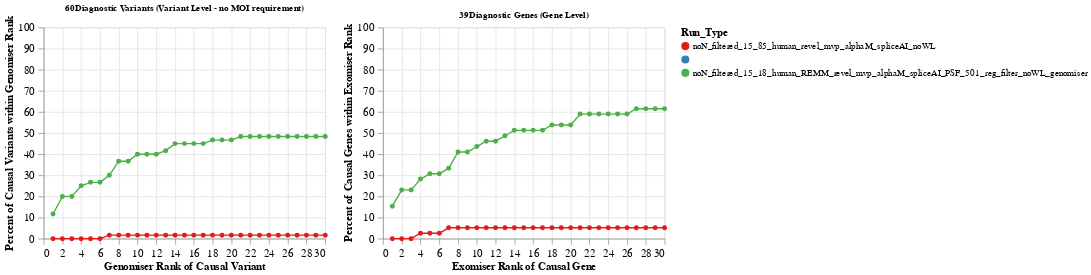

Notebook code cell kept with this figure:
### Code cell
alt.hconcat(variant_level,gene_level ).configure_axis(
    labelFontSize=15,
    labelPadding= 5,
    tickSize=8,
    titleFontSize=15,
    labelFont='arial',
    titleFont='arial',
    labelLimit=0
    ).configure_legend(
        labelLimit=0,labelFontSize=13, titleFontSize=15, labelFont='arial', titleFont='arial')

### Figure 1 — Vega-Lite specification as saved in the notebook (floating-point values rounded to 4 significant figures)
{"config": {"view": {"continuousWidth": 300, "continuousHeight": 300}, "axis": {"labelFont": "arial", "labelFontSize": 15, "labelLimit": 0, "labelPadding": 5, "tickSize": 8, "titleFont": "arial", "titleFontSize": 15}, "legend": {"labelFont": "arial", "labelFontSize": 13, "labelLimit": 0, "titleFont": "arial", "titleFontSize": 15}}, "hconcat": [{"data": {"name": "data-04b7d01d7ebf296f3062f7b348ae2349"}, "mark": {"type": "line", "point": {"size": 50}}, "encoding": {"color": {"field": "Run_Type", "scale": {"domain": ["noN_filtered_15_85_human_revel_mvp_alphaM_spliceAI_noWL", "", "", "noN_filtered_15_18_human_REMM_revel_mvp_alphaM_spliceAI_PSF_501_reg_filter_noWL_genomiser"], "scheme": "set1"}, "sort": ["noN_filtered_15_85_human_revel_mvp_alphaM_spliceAI_noWL", "", "", "noN_filtered_15_18_human_REMM_revel_mvp_alphaM_spliceAI_PSF_501_reg_filter_noWL_genomiser"], "type": "nominal"}, "tooltip": [{"field": "Rank", "type": "quantitative"}, {"field": "Percent_Variants", "type": "quantitative"}, {"field": "Run_Type", "type": "nominal"}], "x": {"field": "Rank", "title": "Genomiser Rank of Causal Variant", "type": "quantitative"}, "y": {"field": "Percent_Variants", "scale": {"domain": [0, 100]}, "title": "Percent of Causal Variants within Genomiser Rank", "type": "quantitative"}}, "height": 300, "title": "60Diagnostic Variants (Variant Level - no MOI requirement)", "width": 400}, {"data": {"name": "data-d5e31e4639f7e2565018e4af4e4faadc"}, "mark": {"type": "line", "point": {"size": 50}}, "encoding": {"color": {"field": "Run_Type", "scale": {"domain": ["noN_filtered_15_85_human_revel_mvp_alphaM_spliceAI_noWL", "", "", "noN_filtered_15_18_human_REMM_revel_mvp_alphaM_spliceAI_PSF_501_reg_filter_noWL_genomiser"], "scheme": "set1"}, "sort": ["noN_filtered_15_85_human_revel_mvp_alphaM_spliceAI_noWL", "", "", "noN_filtered_15_18_human_REMM_revel_mvp_alphaM_spliceAI_PSF_501_reg_filter_noWL_genomiser"], "type": "nominal"}, "tooltip": [{"field": "Rank", "type": "quantitative"}, {"field": "Percent_Variants", "type": "quantitative"}, {"field": "Run_Type", "type": "nominal"}], "x": {"field": "Rank", "title": "Exomiser Rank of Causal Gene", "type": "quantitative"}, "y": {"field": "Percent_Variants", "scale": {"domain": [0, 100]}, "title": "Percent of Causal Genes within Exomiser Rank", "type": "quantitative"}}, "height": 300, "title": "39Diagnostic Genes (Gene Level)", "width": 400}], "$schema": "https://vega.github.io/schema/vega-lite/v5.17.0.json", "datasets": {"data-04b7d01d7ebf296f3062f7b348ae2349": [{"Rank": 1, "NumPatients": 7, "Percent_Variants": 11.67, "Run_Type": "noN_filtered_15_18_human_REMM_revel_mvp_alphaM_spliceAI_PSF_501_reg_filter_noWL_genomiser"}, {"Rank": 2, "NumPatients": 12, "Percent_Variants": 20.0, "Run_Type": "noN_filtered_15_18_human_REMM_revel_mvp_alphaM_spliceAI_PSF_501_reg_filter_noWL_genomiser"}, {"Rank": 3, "NumPatients": 12, "Percent_Variants": 20.0, "Run_Type": "noN_filtered_15_18_human_REMM_revel_mvp_alphaM_spliceAI_PSF_501_reg_filter_noWL_genomiser"}, {"Rank": 4, "NumPatients": 15, "Percent_Variants": 25.0, "Run_Type": "noN_filtered_15_18_human_REMM_revel_mvp_alphaM_spliceAI_PSF_501_reg_filter_noWL_genomiser"}, {"Rank": 5, "NumPatients": 16, "Percent_Variants": 26.67, "Run_Type": "noN_filtered_15_18_human_REMM_revel_mvp_alphaM_spliceAI_PSF_501_reg_filter_noWL_genomiser"}, {"Rank": 6, "NumPatients": 16, "Percent_Variants": 26.67, "Run_Type": "noN_filtered_15_18_human_REMM_revel_mvp_alphaM_spliceAI_PSF_501_reg_filter_noWL_genomiser"}, {"Rank": 7, "NumPatients": 18, "Percent_Variants": 30.0, "Run_Type": "noN_filtered_15_18_human_REMM_revel_mvp_alphaM_spliceAI_PSF_501_reg_filter_noWL_genomiser"}, {"Rank": 8, "NumPatients": 22, "Percent_Variants": 36.67, "Run_Type": "noN_filtered_15_18_human_REMM_revel_mvp_alphaM_spliceAI_PSF_501_reg_filter_noWL_genomiser"}, {"Rank": 9, "NumPatients": 22, "Percent_Variants": 36.67, "Run_Type": "noN_filtered_15_18_human_REMM_revel_mvp_alphaM_spliceAI_PSF_501_reg_filter_noWL_genomiser"}, {"Rank": 10, "NumPatients": 24, "Percent_Variants": 40.0, "Run_Type": "noN_filtered_15_18_human_REMM_revel_mvp_alphaM_spliceAI_PSF_501_reg_filter_noWL_genomiser"}, {"Rank": 11, "NumPatients": 24, "Percent_Variants": 40.0, "Run_Type": "noN_filtered_15_18_human_REMM_revel_mvp_alphaM_spliceAI_PSF_501_reg_filter_noWL_genomiser"}, {"Rank": 12, "NumPatients": 24, "Percent_Variants": 40.0, "Run_Type": "noN_filtered_15_18_human_REMM_revel_mvp_alphaM_spliceAI_PSF_501_reg_filter_noWL_genomiser"}, {"Rank": 13, "NumPatients": 25, "Percent_Variants": 41.67, "Run_Type": "noN_filtered_15_18_human_REMM_revel_mvp_alphaM_spliceAI_PSF_501_reg_filter_noWL_genomiser"}, {"Rank": 14, "NumPatients": 27, "Percent_Variants": 45.0, "Run_Type": "noN_filtered_15_18_human_REMM_revel_mvp_alphaM_spliceAI_PSF_501_reg_filter_noWL_genomiser"}, {"Rank": 15, "NumPatients": 27, "Percent_Variants": 45.0, "Run_Type": "noN_filtered_15_18_human_REMM_revel_mvp_alphaM_spliceAI_PSF_501_reg_filter_noWL_genomiser"}, {"Rank": 16, "NumPatients": 27, "Percent_Variants": 45.0, "Run_Type": "noN_filtered_15_18_human_REMM_revel_mvp_alphaM_spliceAI_PSF_501_reg_filter_noWL_genomiser"}, {"Rank": 17, "NumPatients": 27, "Percent_Variants": 45.0, "Run_Type": "noN_filtered_15_18_human_REMM_revel_mvp_alphaM_spliceAI_PSF_501_reg_filter_noWL_genomiser"}, {"Rank": 18, "NumPatients": 28, "Percent_Variants": 46.67, "Run_Type": "noN_filtered_15_18_human_REMM_revel_mvp_alphaM_spliceAI_PSF_501_reg_filter_noWL_genomiser"}, {"Rank": 19, "NumPatients": 28, "Percent_Variants": 46.67, "Run_Type": "noN_filtered_15_18_human_REMM_revel_mvp_alphaM_spliceAI_PSF_501_reg_filter_noWL_genomiser"}, {"Rank": 20, "NumPatients": 28, "Percent_Variants": 46.67, "Run_Type": "noN_filtered_15_18_human_REMM_revel_mvp_alphaM_spliceAI_PSF_501_reg_filter_noWL_genomiser"}, {"Rank": 21, "NumPatients": 29, "Percent_Variants": 48.33, "Run_Type": "noN_filtered_15_18_human_REMM_revel_mvp_alphaM_spliceAI_PSF_501_reg_filter_noWL_genomiser"}, {"Rank": 22, "NumPatients": 29, "Percent_Variants": 48.33, "Run_Type": "noN_filtered_15_18_human_REMM_revel_mvp_alphaM_spliceAI_PSF_501_reg_filter_noWL_genomiser"}, {"Rank": 23, "NumPatients": 29, "Percent_Variants": 48.33, "Run_Type": "noN_filtered_15_18_human_REMM_revel_mvp_alphaM_spliceAI_PSF_501_reg_filter_noWL_genomiser"}, {"Rank": 24, "NumPatients": 29, "Percent_Variants": 48.33, "Run_Type": "noN_filtered_15_18_human_REMM_revel_mvp_alphaM_spliceAI_PSF_501_reg_filter_noWL_genomiser"}, {"Rank": 25, "NumPatients": 29, "Percent_Variants": 48.33, "Run_Type": "noN_filtered_15_18_human_REMM_revel_mvp_alphaM_spliceAI_PSF_501_reg_filter_noWL_genomiser"}, {"Rank": 26, "NumPatients": 29, "Percent_Variants": 48.33, "Run_Type": "noN_filtered_15_18_human_REMM_revel_mvp_alphaM_spliceAI_PSF_501_reg_filter_noWL_genomiser"}, {"Rank": 27, "NumPatients": 29, "Percent_Variants": 48.33, "Run_Type": "noN_filtered_15_18_human_REMM_revel_mvp_alphaM_spliceAI_PSF_501_reg_filter_noWL_genomiser"}, {"Rank": 28, "NumPatients": 29, "Percent_Variants": 48.33, "Run_Type": "noN_filtered_15_18_human_REMM_revel_mvp_alphaM_spliceAI_PSF_501_reg_filter_noWL_genomiser"}, {"Rank": 29, "NumPatients": 29, "Percent_Variants": 48.33, "Run_Type": "noN_filtered_15_18_human_REMM_revel_mvp_alphaM_spliceAI_PSF_501_reg_filter_noWL_genomiser"}, {"Rank": 30, "NumPatients": 29, "Percent_Variants": 48.33, "Run_Type": "noN_filtered_15_18_human_REMM_revel_mvp_alphaM_spliceAI_PSF_501_reg_filter_noWL_genomiser"}, {"Rank": 1, "NumPatients": 0, "Percent_Variants": 0.0, "Run_Type": "noN_filtered_15_85_human_revel_mvp_alphaM_spliceAI_noWL"}, {"Rank": 2, "NumPatients": 0, "Percent_Variants": 0.0, "Run_Type": "noN_filtered_15_85_human_revel_mvp_alphaM_spliceAI_noWL"}, {"Rank": 3, "NumPatients": 0, "Percent_Variants": 0.0, "Run_Type": "noN_filtered_15_85_human_revel_mvp_alphaM_spliceAI_noWL"}, {"Rank": 4, "NumPatients": 0, "Percent_Variants": 0.0, "Run_Type": "noN_filtered_15_85_human_revel_mvp_alphaM_spliceAI_noWL"}, {"Rank": 5, "NumPatients": 0, "Percent_Variants": 0.0, "Run_Type": "noN_filtered_15_85_human_revel_mvp_alphaM_spliceAI_noWL"}, {"Rank": 6, "NumPatients": 0, "Percent_Variants": 0.0, "Run_Type": "noN_filtered_15_85_human_revel_mvp_alphaM_spliceAI_noWL"}, {"Rank": 7, "NumPatients": 1, "Percent_Variants": 1.667, "Run_Type": "noN_filtered_15_85_human_revel_mvp_alphaM_spliceAI_noWL"}, {"Rank": 8, "NumPatients": 1, "Percent_Variants": 1.667, "Run_Type": "noN_filtered_15_85_human_revel_mvp_alphaM_spliceAI_noWL"}, {"Rank": 9, "NumPatients": 1, "Percent_Variants": 1.667, "Run_Type": "noN_filtered_15_85_human_revel_mvp_alphaM_spliceAI_noWL"}, {"Rank": 10, "NumPatients": 1, "Percent_Variants": 1.667, "Run_Type": "noN_filtered_15_85_human_revel_mvp_alphaM_spliceAI_noWL"}, {"Rank": 11, "NumPatients": 1, "Percent_Variants": 1.667, "Run_Type": "noN_filtered_15_85_human_revel_mvp_alphaM_spliceAI_noWL"}, {"Rank": 12, "NumPatients": 1, "Percent_Variants": 1.667, "Run_Type": "noN_filtered_15_85_human_revel_mvp_alphaM_spliceAI_noWL"}, {"Rank": 13, "NumPatients": 1, "Percent_Variants": 1.667, "Run_Type": "noN_filtered_15_85_human_revel_mvp_alphaM_spliceAI_noWL"}, {"Rank": 14, "NumPatients": 1, "Percent_Variants": 1.667, "Run_Type": "noN_filtered_15_85_human_revel_mvp_alphaM_spliceAI_noWL"}, {"Rank": 15, "NumPatients": 1, "Percent_Variants": 1.667, "Run_Type": "noN_filtered_15_85_human_revel_mvp_alphaM_spliceAI_noWL"}, {"Rank": 16, "NumPatients": 1, "Percent_Variants": 1.667, "Run_Type": "noN_filtered_15_85_human_revel_mvp_alphaM_spliceAI_noWL"}, {"Rank": 17, "NumPatients": 1, "Percent_Variants": 1.667, "Run_Type": "noN_filtered_15_85_human_revel_mvp_alphaM_spliceAI_noWL"}, {"Rank": 18, "NumPatients": 1, "Percent_Variants": 1.667, "Run_Type": "noN_filtered_15_85_human_revel_mvp_alphaM_spliceAI_noWL"}, {"Rank": 19, "NumPatients": 1, "Percent_Variants": 1.667, "Run_Type": "noN_filtered_15_85_human_revel_mvp_alphaM_spliceAI_noWL"}, {"Rank": 20, "NumPatients": 1, "Percent_Variants": 1.667, "Run_Type": "noN_filtered_15_85_human_revel_mvp_alphaM_spliceAI_noWL"}, {"Rank": 21, "NumPatients": 1, "Percent_Variants": 1.667, "Run_Type": "noN_filtered_15_85_human_revel_mvp_alphaM_spliceAI_noWL"}, {"Rank": 22, "NumPatients": 1, "Percent_Variants": 1.667, "Run_Type": "noN_filtered_15_85_human_revel_mvp_alphaM_spliceAI_noWL"}, {"Rank": 23, "NumPatients": 1, "Percent_Variants": 1.667, "Run_Type": "noN_filtered_15_85_human_revel_mvp_alphaM_spliceAI_noWL"}, {"Rank": 24, "NumPatients": 1, "Percent_Variants": 1.667, "Run_Type": "noN_filtered_15_85_human_revel_mvp_alphaM_spliceAI_noWL"}, {"Rank": 25, "NumPatients": 1, "Percent_Variants": 1.667, "Run_Type": "noN_filtered_15_85_human_revel_mvp_alphaM_spliceAI_noWL"}, {"Rank": 26, "NumPatients": 1, "Percent_Variants": 1.667, "Run_Type": "noN_filtered_15_85_human_revel_mvp_alphaM_spliceAI_noWL"}, {"Rank": 27, "NumPatients": 1, "Percent_Variants": 1.667, "Run_Type": "noN_filtered_15_85_human_revel_mvp_alphaM_spliceAI_noWL"}, {"Rank": 28, "NumPatients": 1, "Percent_Variants": 1.667, "Run_Type": "noN_filtered_15_85_human_revel_mvp_alphaM_spliceAI_noWL"}, {"Rank": 29, "NumPatients": 1, "Percent_Variants": 1.667, "Run_Type": "noN_filtered_15_85_human_revel_mvp_alphaM_spliceAI_noWL"}, {"Rank": 30, "NumPatients": 1, "Percent_Variants": 1.667, "Run_Type": "noN_filtered_15_85_human_revel_mvp_alphaM_spliceAI_noWL"}], "data-d5e31e4639f7e2565018e4af4e4faadc": [{"Rank": 1, "NumPatients": 6, "Percent_Variants": 15.38, "Run_Type": "noN_filtered_15_18_human_REMM_revel_mvp_alphaM_spliceAI_PSF_501_reg_filter_noWL_genomiser"}, {"Rank": 2, "NumPatients": 9, "Percent_Variants": 23.08, "Run_Type": "noN_filtered_15_18_human_REMM_revel_mvp_alphaM_spliceAI_PSF_501_reg_filter_noWL_genomiser"}, {"Rank": 3, "NumPatients": 9, "Percent_Variants": 23.08, "Run_Type": "noN_filtered_15_18_human_REMM_revel_mvp_alphaM_spliceAI_PSF_501_reg_filter_noWL_genomiser"}, {"Rank": 4, "NumPatients": 11, "Percent_Variants": 28.21, "Run_Type": "noN_filtered_15_18_human_REMM_revel_mvp_alphaM_spliceAI_PSF_501_reg_filter_noWL_genomiser"}, {"Rank": 5, "NumPatients": 12, "Percent_Variants": 30.77, "Run_Type": "noN_filtered_15_18_human_REMM_revel_mvp_alphaM_spliceAI_PSF_501_reg_filter_noWL_genomiser"}, {"Rank": 6, "NumPatients": 12, "Percent_Variants": 30.77, "Run_Type": "noN_filtered_15_18_human_REMM_revel_mvp_alphaM_spliceAI_PSF_501_reg_filter_noWL_genomiser"}, {"Rank": 7, "NumPatients": 13, "Percent_Variants": 33.33, "Run_Type": "noN_filtered_15_18_human_REMM_revel_mvp_alphaM_spliceAI_PSF_501_reg_filter_noWL_genomiser"}, {"Rank": 8, "NumPatients": 16, "Percent_Variants": 41.03, "Run_Type": "noN_filtered_15_18_human_REMM_revel_mvp_alphaM_spliceAI_PSF_501_reg_filter_noWL_genomiser"}, {"Rank": 9, "NumPatients": 16, "Percent_Variants": 41.03, "Run_Type": "noN_filtered_15_18_human_REMM_revel_mvp_alphaM_spliceAI_PSF_501_reg_filter_noWL_genomiser"}, {"Rank": 10, "NumPatients": 17, "Percent_Variants": 43.59, "Run_Type": "noN_filtered_15_18_human_REMM_revel_mvp_alphaM_spliceAI_PSF_501_reg_filter_noWL_genomiser"}, {"Rank": 11, "NumPatients": 18, "Percent_Variants": 46.15, "Run_Type": "noN_filtered_15_18_human_REMM_revel_mvp_alphaM_spliceAI_PSF_501_reg_filter_noWL_genomiser"}, {"Rank": 12, "NumPatients": 18, "Percent_Variants": 46.15, "Run_Type": "noN_filtered_15_18_human_REMM_revel_mvp_alphaM_spliceAI_PSF_501_reg_filter_noWL_genomiser"}, {"Rank": 13, "NumPatients": 19, "Percent_Variants": 48.72, "Run_Type": "noN_filtered_15_18_human_REMM_revel_mvp_alphaM_spliceAI_PSF_501_reg_filter_noWL_genomiser"}, {"Rank": 14, "NumPatients": 20, "Percent_Variants": 51.28, "Run_Type": "noN_filtered_15_18_human_REMM_revel_mvp_alphaM_spliceAI_PSF_501_reg_filter_noWL_genomiser"}, {"Rank": 15, "NumPatients": 20, "Percent_Variants": 51.28, "Run_Type": "noN_filtered_15_18_human_REMM_revel_mvp_alphaM_spliceAI_PSF_501_reg_filter_noWL_genomiser"}, {"Rank": 16, "NumPatients": 20, "Percent_Variants": 51.28, "Run_Type": "noN_filtered_15_18_human_REMM_revel_mvp_alphaM_spliceAI_PSF_501_reg_filter_noWL_genomiser"}, {"Rank": 17, "NumPatients": 20, "Percent_Variants": 51.28, "Run_Type": "noN_filtered_15_18_human_REMM_revel_mvp_alphaM_spliceAI_PSF_501_reg_filter_noWL_genomiser"}, {"Rank": 18, "NumPatients": 21, "Percent_Variants": 53.85, "Run_Type": "noN_filtered_15_18_human_REMM_revel_mvp_alphaM_spliceAI_PSF_501_reg_filter_noWL_genomiser"}, {"Rank": 19, "NumPatients": 21, "Percent_Variants": 53.85, "Run_Type": "noN_filtered_15_18_human_REMM_revel_mvp_alphaM_spliceAI_PSF_501_reg_filter_noWL_genomiser"}, {"Rank": 20, "NumPatients": 21, "Percent_Variants": 53.85, "Run_Type": "noN_filtered_15_18_human_REMM_revel_mvp_alphaM_spliceAI_PSF_501_reg_filter_noWL_genomiser"}, {"Rank": 21, "NumPatients": 23, "Percent_Variants": 58.97, "Run_Type": "noN_filtered_15_18_human_REMM_revel_mvp_alphaM_spliceAI_PSF_501_reg_filter_noWL_genomiser"}, {"Rank": 22, "NumPatients": 23, "Percent_Variants": 58.97, "Run_Type": "noN_filtered_15_18_human_REMM_revel_mvp_alphaM_spliceAI_PSF_501_reg_filter_noWL_genomiser"}, {"Rank": 23, "NumPatients": 23, "Percent_Variants": 58.97, "Run_Type": "noN_filtered_15_18_human_REMM_revel_mvp_alphaM_spliceAI_PSF_501_reg_filter_noWL_genomiser"}, {"Rank": 24, "NumPatients": 23, "Percent_Variants": 58.97, "Run_Type": "noN_filtered_15_18_human_REMM_revel_mvp_alphaM_spliceAI_PSF_501_reg_filter_noWL_genomiser"}, {"Rank": 25, "NumPatients": 23, "Percent_Variants": 58.97, "Run_Type": "noN_filtered_15_18_human_REMM_revel_mvp_alphaM_spliceAI_PSF_501_reg_filter_noWL_genomiser"}, {"Rank": 26, "NumPatients": 23, "Percent_Variants": 58.97, "Run_Type": "noN_filtered_15_18_human_REMM_revel_mvp_alphaM_spliceAI_PSF_501_reg_filter_noWL_genomiser"}, {"Rank": 27, "NumPatients": 24, "Percent_Variants": 61.54, "Run_Type": "noN_filtered_15_18_human_REMM_revel_mvp_alphaM_spliceAI_PSF_501_reg_filter_noWL_genomiser"}, {"Rank": 28, "NumPatients": 24, "Percent_Variants": 61.54, "Run_Type": "noN_filtered_15_18_human_REMM_revel_mvp_alphaM_spliceAI_PSF_501_reg_filter_noWL_genomiser"}, {"Rank": 29, "NumPatients": 24, "Percent_Variants": 61.54, "Run_Type": "noN_filtered_15_18_human_REMM_revel_mvp_alphaM_spliceAI_PSF_501_reg_filter_noWL_genomiser"}, {"Rank": 30, "NumPatients": 24, "Percent_Variants": 61.54, "Run_Type": "noN_filtered_15_18_human_REMM_revel_mvp_alphaM_spliceAI_PSF_501_reg_filter_noWL_genomiser"}, {"Rank": 1, "NumPatients": 0, "Percent_Variants": 0.0, "Run_Type": "noN_filtered_15_85_human_revel_mvp_alphaM_spliceAI_noWL"}, {"Rank": 2, "NumPatients": 0, "Percent_Variants": 0.0, "Run_Type": "noN_filtered_15_85_human_revel_mvp_alphaM_spliceAI_noWL"}, {"Rank": 3, "NumPatients": 0, "Percent_Variants": 0.0, "Run_Type": "noN_filtered_15_85_human_revel_mvp_alphaM_spliceAI_noWL"}, {"Rank": 4, "NumPatients": 1, "Percent_Variants": 2.564, "Run_Type": "noN_filtered_15_85_human_revel_mvp_alphaM_spliceAI_noWL"}, {"Rank": 5, "NumPatients": 1, "Percent_Variants": 2.564, "Run_Type": "noN_filtered_15_85_human_revel_mvp_alphaM_spliceAI_noWL"}, {"Rank": 6, "NumPatients": 1, "Percent_Variants": 2.564, "Run_Type": "noN_filtered_15_85_human_revel_mvp_alphaM_spliceAI_noWL"}, {"Rank": 7, "NumPatients": 2, "Percent_Variants": 5.128, "Run_Type": "noN_filtered_15_85_human_revel_mvp_alphaM_spliceAI_noWL"}, {"Rank": 8, "NumPatients": 2, "Percent_Variants": 5.128, "Run_Type": "noN_filtered_15_85_human_revel_mvp_alphaM_spliceAI_noWL"}, {"Rank": 9, "NumPatients": 2, "Percent_Variants": 5.128, "Run_Type": "noN_filtered_15_85_human_revel_mvp_alphaM_spliceAI_noWL"}, {"Rank": 10, "NumPatients": 2, "Percent_Variants": 5.128, "Run_Type": "noN_filtered_15_85_human_revel_mvp_alphaM_spliceAI_noWL"}, {"Rank": 11, "NumPatients": 2, "Percent_Variants": 5.128, "Run_Type": "noN_filtered_15_85_human_revel_mvp_alphaM_spliceAI_noWL"}, {"Rank": 12, "NumPatients": 2, "Percent_Variants": 5.128, "Run_Type": "noN_filtered_15_85_human_revel_mvp_alphaM_spliceAI_noWL"}, {"Rank": 13, "NumPatients": 2, "Percent_Variants": 5.128, "Run_Type": "noN_filtered_15_85_human_revel_mvp_alphaM_spliceAI_noWL"}, {"Rank": 14, "NumPatients": 2, "Percent_Variants": 5.128, "Run_Type": "noN_filtered_15_85_human_revel_mvp_alphaM_spliceAI_noWL"}, {"Rank": 15, "NumPatients": 2, "Percent_Variants": 5.128, "Run_Type": "noN_filtered_15_85_human_revel_mvp_alphaM_spliceAI_noWL"}, {"Rank": 16, "NumPatients": 2, "Percent_Variants": 5.128, "Run_Type": "noN_filtered_15_85_human_revel_mvp_alphaM_spliceAI_noWL"}, {"Rank": 17, "NumPatients": 2, "Percent_Variants": 5.128, "Run_Type": "noN_filtered_15_85_human_revel_mvp_alphaM_spliceAI_noWL"}, {"Rank": 18, "NumPatients": 2, "Percent_Variants": 5.128, "Run_Type": "noN_filtered_15_85_human_revel_mvp_alphaM_spliceAI_noWL"}, {"Rank": 19, "NumPatients": 2, "Percent_Variants": 5.128, "Run_Type": "noN_filtered_15_85_human_revel_mvp_alphaM_spliceAI_noWL"}, {"Rank": 20, "NumPatients": 2, "Percent_Variants": 5.128, "Run_Type": "noN_filtered_15_85_human_revel_mvp_alphaM_spliceAI_noWL"}, {"Rank": 21, "NumPatients": 2, "Percent_Variants": 5.128, "Run_Type": "noN_filtered_15_85_human_revel_mvp_alphaM_spliceAI_noWL"}, {"Rank": 22, "NumPatients": 2, "Percent_Variants": 5.128, "Run_Type": "noN_filtered_15_85_human_revel_mvp_alphaM_spliceAI_noWL"}, {"Rank": 23, "NumPatients": 2, "Percent_Variants": 5.128, "Run_Type": "noN_filtered_15_85_human_revel_mvp_alphaM_spliceAI_noWL"}, {"Rank": 24, "NumPatients": 2, "Percent_Variants": 5.128, "Run_Type": "noN_filtered_15_85_human_revel_mvp_alphaM_spliceAI_noWL"}, {"Rank": 25, "NumPatients": 2, "Percent_Variants": 5.128, "Run_Type": "noN_filtered_15_85_human_revel_mvp_alphaM_spliceAI_noWL"}, {"Rank": 26, "NumPatients": 2, "Percent_Variants": 5.128, "Run_Type": "noN_filtered_15_85_human_revel_mvp_alphaM_spliceAI_noWL"}, {"Rank": 27, "NumPatients": 2, "Percent_Variants": 5.128, "Run_Type": "noN_filtered_15_85_human_revel_mvp_alphaM_spliceAI_noWL"}, {"Rank": 28, "NumPatients": 2, "Percent_Variants": 5.128, "Run_Type": "noN_filtered_15_85_human_revel_mvp_alphaM_spliceAI_noWL"}, {"Rank": 29, "NumPatients": 2, "Percent_Variants": 5.128, "Run_Type": "noN_filtered_15_85_human_revel_mvp_alphaM_spliceAI_noWL"}, {"Rank": 30, "NumPatients": 2, "Percent_Variants": 5.128, "Run_Type": "noN_filtered_15_85_human_revel_mvp_alphaM_spliceAI_noWL"}]}}
